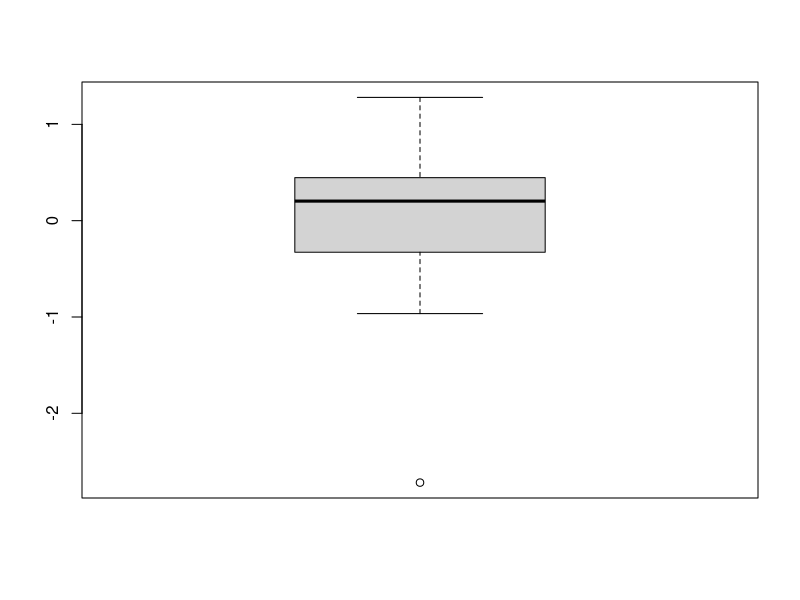

Recreate this plot in R.
# Writing different types of R data into standard output variables

# Standard data types
report.output.1 <- TRUE
report.output.2 <- as.integer(5)
report.output.3 <- 4.5
report.output.4 <- "testing string"
# Vectors
report.output.5 <- c(TRUE, FALSE, TRUE)
report.output.6 <- c(1:3)
report.output.7 <- c(1.5:3.5)
report.output.8 <- c("tick", "trick", "track")
# Arrays
report.output.9 <- array(TRUE, dim=c(4,5))
report.output.10 <- array(1:20, dim=c(4,5))
report.output.11 <- array(1.5:20.5, dim=c(4,5))
report.output.12 <- array("test", dim=c(4,5))
# A list
report.output.13 <- list("John", "male", 25, 1.78, TRUE)
# A data frame
a <- c(10,20,15,43,76,41,25,46)
b <- factor(c("m", "f", "m", "f", "m", "f", "m", "f"))
c <- c(2.1,5.2,8.3,3.6,6.0,1.6,5.1,6.8)
report.output.14 <- data.frame(a,b,teststring=c)

# Plot something
boxplot(rnorm(10))

# Write something to standard output stream (only displayed if <passROutput>true</passROutput> in config)
write("Hello there", stdout())

# Write something to standard error stream (only displayed if <passRErrors>true</passRErrors> in config)
write("I am an error!", stderr())
